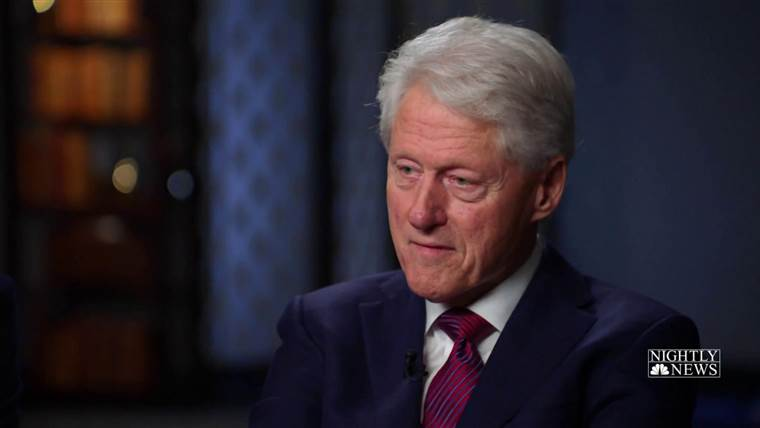
#> input picture FACE RECOGNITION WITH OPENCV/faces/bill.jpg, 760 x 428 px
$ python detect_face_image.py
#> lines starting #> are read from the running program, lines starting #| are printed output that depends on the picture; after the words box and inside, x2 and y2 are one past the last pixel; in counts of white or black regions, pixels touching at a corner belong together
"""
Face Detection with OpenCV using Haar Cascade
--------------------------------------------------

This script performs face detection on a static image using a pre-trained Haar Cascade classifier.
It identifies human faces, draws rectangles around them, and displays the final image.

Dependencies:
- OpenCV (Install using: pip install opencv-python)

Required Files:
- haarcascade_frontalface_default.xml (Haar cascade data for face detection)
- Input image (e.g., 'faces/bill.jpg')

Author: Halfwave Studios
GitHub: https://github.com/halfwavestudios
"""

import cv2
import os

# === Load the Haar Cascade Classifier ===
cascade_path = 'haarcascade_frontalface_default.xml'

if not os.path.exists(cascade_path):
    raise FileNotFoundError(f"[ERROR] Haar cascade file not found: {cascade_path}")

face_cascade = cv2.CascadeClassifier(cascade_path)

# === Load the Input Image ===
img_path = 'faces/bill.jpg'

if not os.path.exists(img_path):
    raise FileNotFoundError(f"[ERROR] Image file not found: {img_path}")

img = cv2.imread(img_path)
#> img is the input picture: shape (428, 760, 3); mean B, G, R 44.4, 35.7, 43.1

if img is None:
    raise ValueError(f"[ERROR] Failed to load image from: {img_path}")

# === Convert the Image to Grayscale ===
gray = cv2.cvtColor(img, cv2.COLOR_BGR2GRAY)
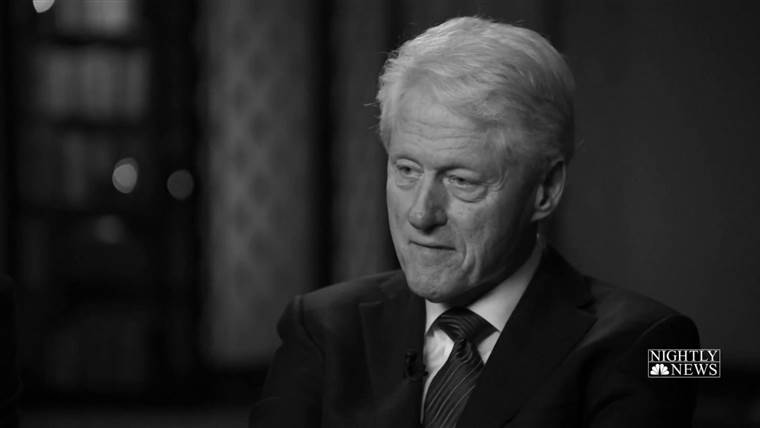
#> gray: shape (428, 760); min 0, max 255, mean 38.9

# === Detect Faces in the Image ===
faces = face_cascade.detectMultiScale(
    gray,
    scaleFactor=1.1,
    minNeighbors=4
)
#> faces = [[353, 112, 161, 161]]

# === Draw Rectangles Around Detected Faces ===
for (x, y, w, h) in faces:
    cv2.rectangle(img, (x, y), (x + w, y + h), (255, 0, 0), 2)
#> this loop made 1 pass
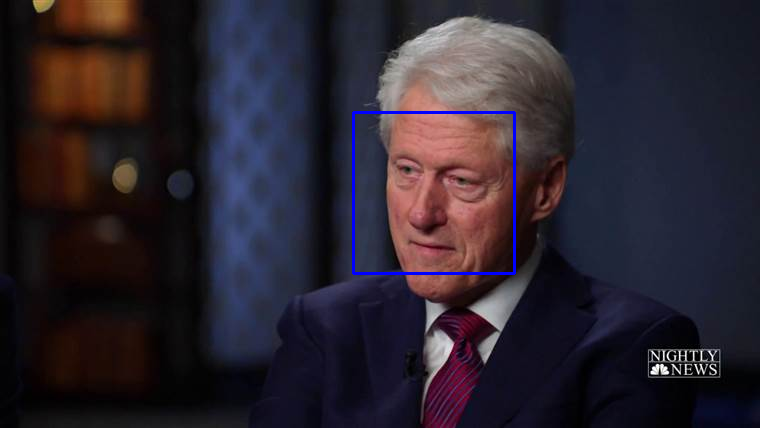
#> img: shape (428, 760, 3); 0.59% of pixels changed, all inside (x1, y1, x2, y2) = (352, 111, 516, 275)

# === Display the Result ===
cv2.imshow('Detected Faces', img)
cv2.waitKey(0)
cv2.destroyAllWindows()

# === Optional: Save the Output ===
# cv2.imwrite('output_faces_detected.jpg', img)

$ run again, with FACE RECOGNITION WITH OPENCV/faces/people 4.jpg copied over FACE RECOGNITION WITH OPENCV/faces/bill.jpg
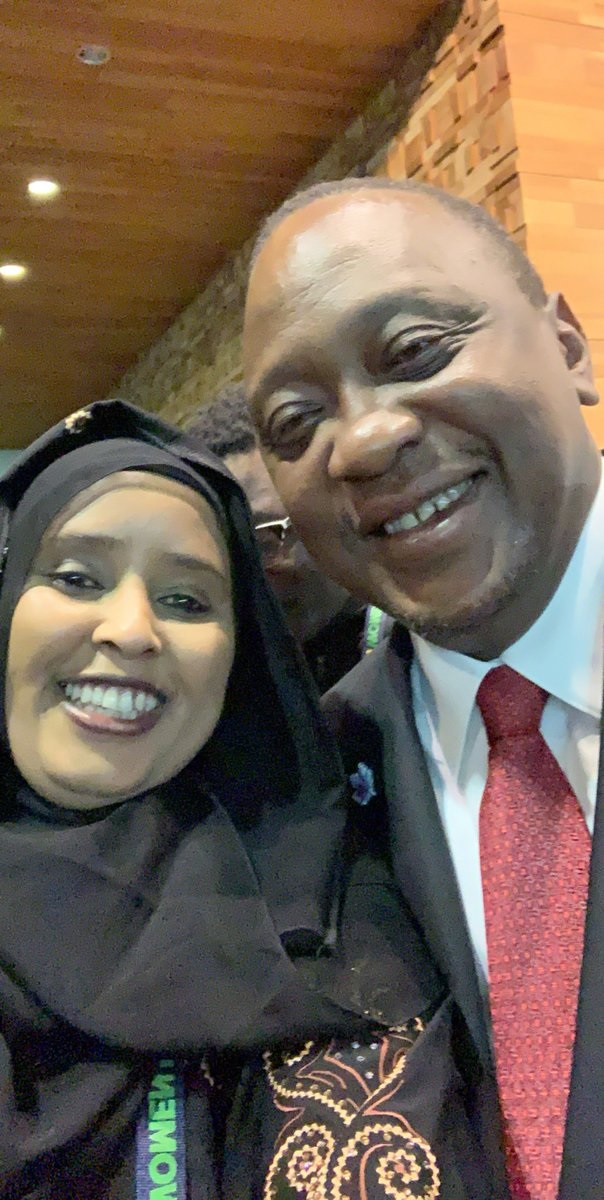
#> input picture FACE RECOGNITION WITH OPENCV/faces/people 4.jpg, 604 x 1200 px
#> img is the input picture: shape (1200, 604, 3); mean B, G, R 80.7, 95.7, 113.3
#> `gray = cv2.cvtColor(img, cv2.COLOR_BGR2GRAY)`:
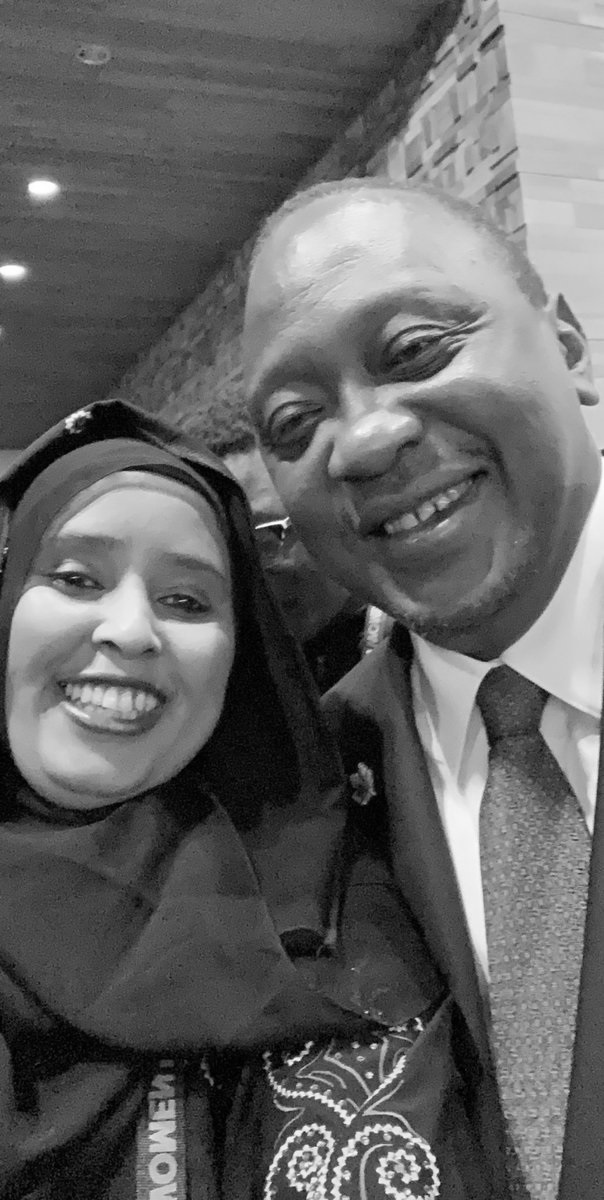
#> gray: shape (1200, 604); min 0, max 255, mean 99.3
#> faces = [[492, 1064, 53, 53], [512, 1140, 56, 56], [127, 1144, 56, 56], [511, 1097, 63, 63], [416, 701, 85, 85], [7, 483, 268, 268]]
#> the loop `for (x, y, w, h) in faces:` made 6 passes
#> after the loop `for (x, y, w, h) in faces:`:
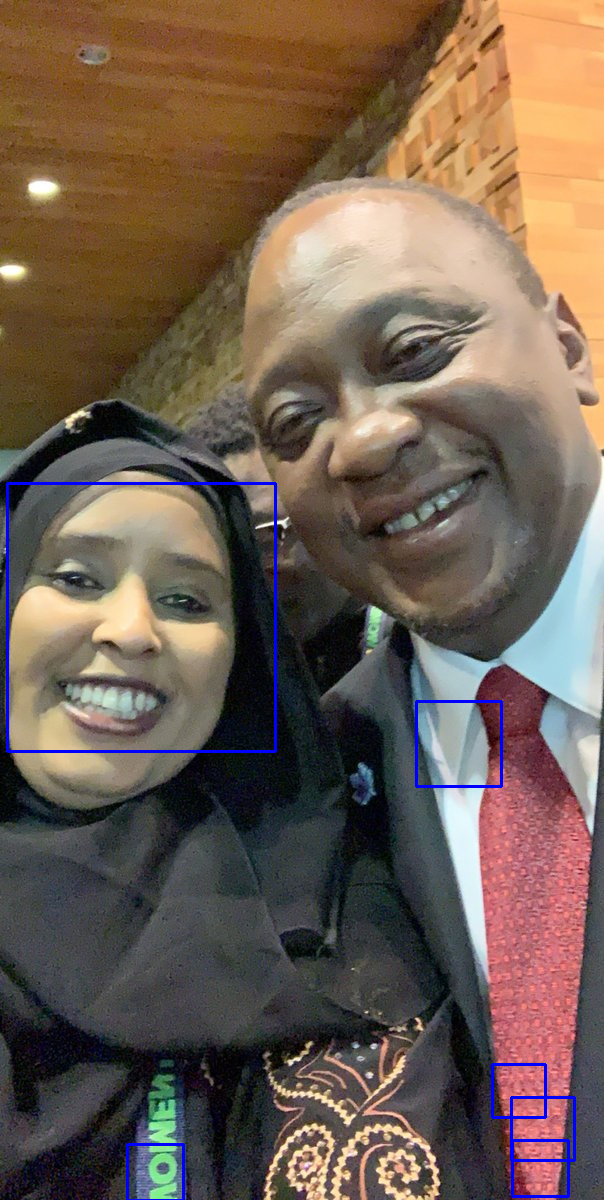
#> img: shape (1200, 604, 3); 0.93% of pixels changed, all inside (x1, y1, x2, y2) = (6, 482, 576, 1200)

$ run again, with FACE RECOGNITION WITH OPENCV/faces/people 5.jpg copied over FACE RECOGNITION WITH OPENCV/faces/bill.jpg
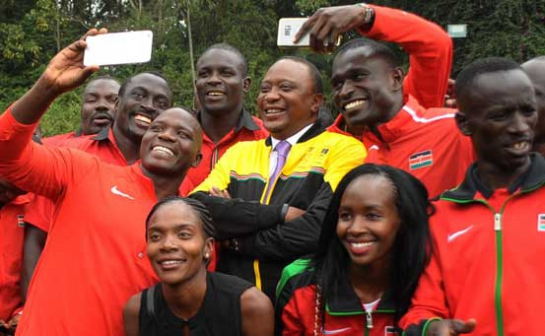
#> input picture FACE RECOGNITION WITH OPENCV/faces/people 5.jpg, 545 x 336 px
#> img is the input picture: shape (336, 545, 3); mean B, G, R 54, 69.6, 131.3
#> `gray = cv2.cvtColor(img, cv2.COLOR_BGR2GRAY)`:
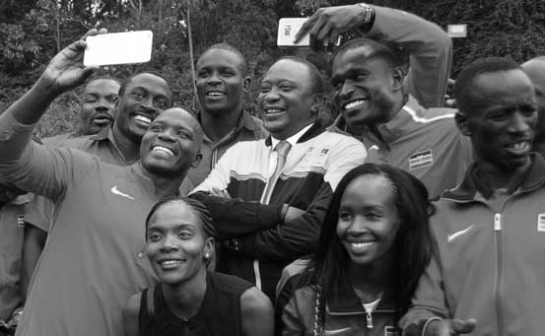
#> gray: shape (336, 545); min 0, max 255, mean 86.3
#> faces = [[77, 78, 51, 51], [187, 51, 56, 56], [135, 204, 75, 75], [325, 188, 72, 72]]
#> the loop `for (x, y, w, h) in faces:` made 4 passes
#> after the loop `for (x, y, w, h) in faces:`:
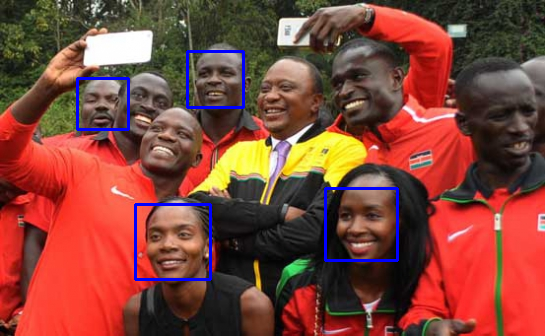
#> img: shape (336, 545, 3); 1.66% of pixels changed, all inside (x1, y1, x2, y2) = (76, 50, 399, 281)

$ run again, with FACE RECOGNITION WITH OPENCV/faces/people3.jpg copied over FACE RECOGNITION WITH OPENCV/faces/bill.jpg
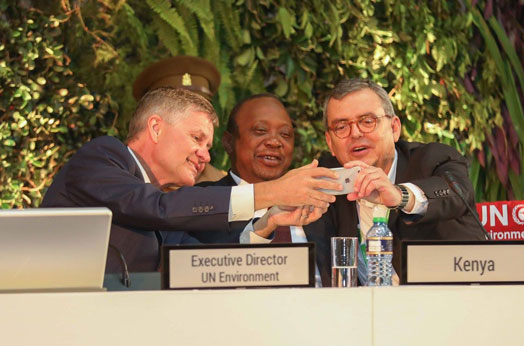
#> input picture FACE RECOGNITION WITH OPENCV/faces/people3.jpg, 524 x 346 px
#> img is the input picture: shape (346, 524, 3); mean B, G, R 86.3, 115, 132.7
#> `gray = cv2.cvtColor(img, cv2.COLOR_BGR2GRAY)`:
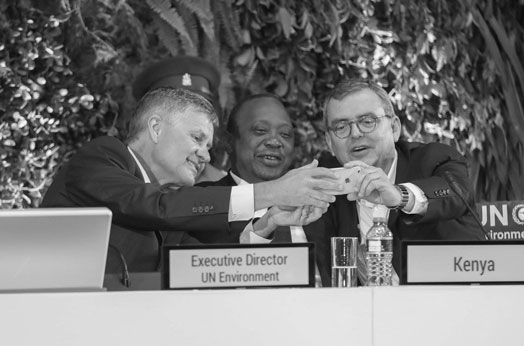
#> gray: shape (346, 524); min 2, max 253, mean 117
#> faces = [[237, 105, 67, 67], [322, 95, 70, 70], [156, 112, 64, 64]]
#> the loop `for (x, y, w, h) in faces:` made 3 passes
#> after the loop `for (x, y, w, h) in faces:`:
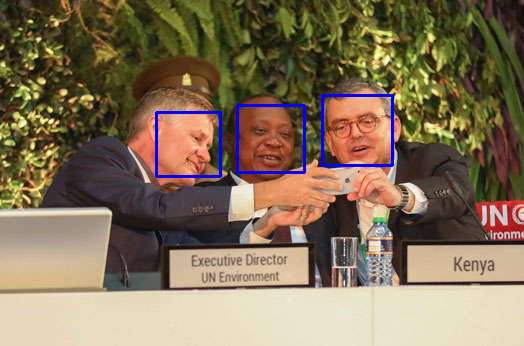
#> img: shape (346, 524, 3); 1.32% of pixels changed, all inside (x1, y1, x2, y2) = (155, 94, 394, 178)
